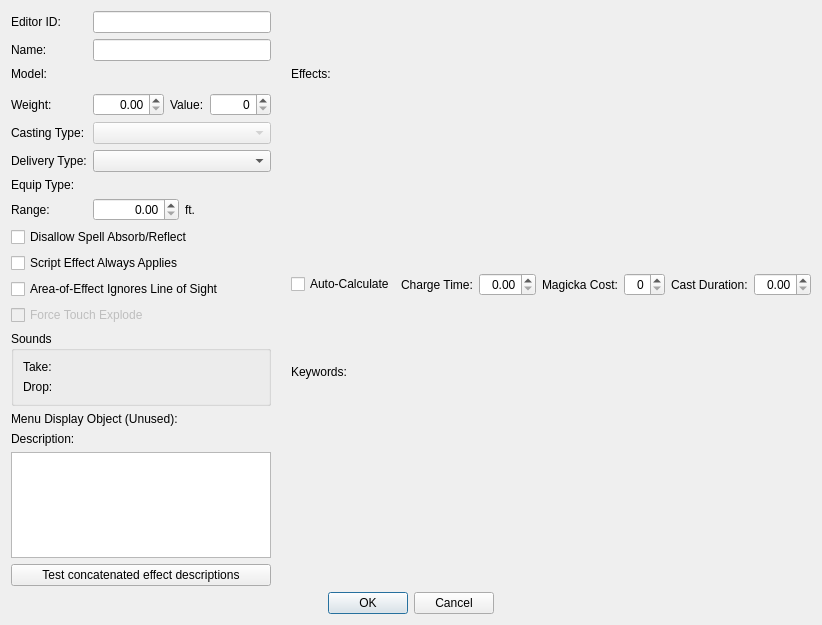
<?xml version="1.0" encoding="UTF-8"?>
<ui version="4.0">
 <class>FormDialogScroll</class>
 <widget class="QDialog" name="FormDialogScroll">
  <property name="geometry">
   <rect>
    <x>0</x>
    <y>0</y>
    <width>804</width>
    <height>625</height>
   </rect>
  </property>
  <property name="windowTitle">
   <string>Scroll</string>
  </property>
  <layout class="QGridLayout" name="gridLayout_2">
   <item row="1" column="2">
    <layout class="QVBoxLayout" name="keywordsLayout">
     <item>
      <widget class="QLabel" name="label_9">
       <property name="text">
        <string>Keywords:</string>
       </property>
       <property name="buddy">
        <cstring>keywords</cstring>
       </property>
      </widget>
     </item>
     <item>
      <widget class="DKFormListPane" name="keywords"/>
     </item>
    </layout>
   </item>
   <item row="2" column="0" colspan="3">
    <layout class="QHBoxLayout" name="buttonsLayout">
     <item>
      <spacer name="horizontalSpacer">
       <property name="orientation">
        <enum>Qt::Horizontal</enum>
       </property>
       <property name="sizeHint" stdset="0">
        <size>
         <width>40</width>
         <height>20</height>
        </size>
       </property>
      </spacer>
     </item>
     <item>
      <widget class="QPushButton" name="buttonOK">
       <property name="text">
        <string>OK</string>
       </property>
      </widget>
     </item>
     <item>
      <widget class="QPushButton" name="buttonCancel">
       <property name="text">
        <string>Cancel</string>
       </property>
      </widget>
     </item>
     <item>
      <spacer name="horizontalSpacer_2">
       <property name="orientation">
        <enum>Qt::Horizontal</enum>
       </property>
       <property name="sizeHint" stdset="0">
        <size>
         <width>40</width>
         <height>20</height>
        </size>
       </property>
      </spacer>
     </item>
    </layout>
   </item>
   <item row="0" column="2">
    <layout class="QVBoxLayout" name="effectsLayout">
     <item>
      <widget class="QLabel" name="label_16">
       <property name="text">
        <string>Effects:</string>
       </property>
       <property name="buddy">
        <cstring>effects</cstring>
       </property>
      </widget>
     </item>
     <item>
      <widget class="DKMagicEffectListWidget" name="effects"/>
     </item>
     <item>
      <layout class="QHBoxLayout" name="horizontalLayout">
       <item>
        <widget class="QCheckBox" name="flagAutoCalc">
         <property name="text">
          <string>Auto-Calculate</string>
         </property>
        </widget>
       </item>
       <item>
        <spacer name="horizontalSpacer_3">
         <property name="orientation">
          <enum>Qt::Horizontal</enum>
         </property>
         <property name="sizeHint" stdset="0">
          <size>
           <width>40</width>
           <height>20</height>
          </size>
         </property>
        </spacer>
       </item>
       <item>
        <widget class="QLabel" name="label_10">
         <property name="text">
          <string>Charge Time:</string>
         </property>
         <property name="buddy">
          <cstring>chargeTime</cstring>
         </property>
        </widget>
       </item>
       <item>
        <widget class="QDoubleSpinBox" name="chargeTime">
         <property name="alignment">
          <set>Qt::AlignRight|Qt::AlignTrailing|Qt::AlignVCenter</set>
         </property>
        </widget>
       </item>
       <item>
        <widget class="QLabel" name="label_11">
         <property name="text">
          <string>Magicka Cost:</string>
         </property>
         <property name="buddy">
          <cstring>cost</cstring>
         </property>
        </widget>
       </item>
       <item>
        <widget class="QSpinBox" name="cost">
         <property name="alignment">
          <set>Qt::AlignRight|Qt::AlignTrailing|Qt::AlignVCenter</set>
         </property>
        </widget>
       </item>
       <item>
        <widget class="QLabel" name="label_12">
         <property name="text">
          <string>Cast Duration:</string>
         </property>
         <property name="buddy">
          <cstring>castDuration</cstring>
         </property>
        </widget>
       </item>
       <item>
        <widget class="QDoubleSpinBox" name="castDuration">
         <property name="alignment">
          <set>Qt::AlignRight|Qt::AlignTrailing|Qt::AlignVCenter</set>
         </property>
        </widget>
       </item>
      </layout>
     </item>
    </layout>
   </item>
   <item row="0" column="1">
    <spacer name="horizontalSpacer_4">
     <property name="orientation">
      <enum>Qt::Horizontal</enum>
     </property>
     <property name="sizeType">
      <enum>QSizePolicy::Fixed</enum>
     </property>
     <property name="sizeHint" stdset="0">
      <size>
       <width>8</width>
       <height>20</height>
      </size>
     </property>
    </spacer>
   </item>
   <item row="0" column="0" rowspan="2">
    <layout class="QVBoxLayout" name="leftCol">
     <item>
      <layout class="QGridLayout" name="gridLayout">
       <item row="0" column="0">
        <widget class="QLabel" name="label">
         <property name="text">
          <string>Editor ID:</string>
         </property>
         <property name="buddy">
          <cstring>editorID</cstring>
         </property>
        </widget>
       </item>
       <item row="3" column="0" colspan="2">
        <widget class="DKFormDestructionDataButton" name="destructionData"/>
       </item>
       <item row="2" column="1">
        <widget class="DKFormNIFPicker" name="model"/>
       </item>
       <item row="7" column="0">
        <widget class="QLabel" name="label_5">
         <property name="text">
          <string>Equip Type:</string>
         </property>
         <property name="buddy">
          <cstring>equipType</cstring>
         </property>
        </widget>
       </item>
       <item row="5" column="0">
        <widget class="QLabel" name="label_3">
         <property name="text">
          <string>Casting Type:</string>
         </property>
         <property name="buddy">
          <cstring>casting</cstring>
         </property>
        </widget>
       </item>
       <item row="7" column="1">
        <widget class="DKFormPicker" name="equipType"/>
       </item>
       <item row="0" column="1">
        <widget class="QLineEdit" name="editorID"/>
       </item>
       <item row="6" column="0">
        <widget class="QLabel" name="label_4">
         <property name="text">
          <string>Delivery Type:</string>
         </property>
         <property name="buddy">
          <cstring>delivery</cstring>
         </property>
        </widget>
       </item>
       <item row="8" column="0">
        <widget class="QLabel" name="label_6">
         <property name="text">
          <string>Range:</string>
         </property>
         <property name="buddy">
          <cstring>range</cstring>
         </property>
        </widget>
       </item>
       <item row="8" column="1">
        <layout class="QHBoxLayout" name="horizontalLayout_3">
         <item>
          <widget class="QDoubleSpinBox" name="range">
           <property name="alignment">
            <set>Qt::AlignRight|Qt::AlignTrailing|Qt::AlignVCenter</set>
           </property>
          </widget>
         </item>
         <item>
          <widget class="QLabel" name="label_17">
           <property name="text">
            <string>ft.</string>
           </property>
          </widget>
         </item>
        </layout>
       </item>
       <item row="4" column="1">
        <layout class="QHBoxLayout" name="horizontalLayout_4">
         <item>
          <widget class="QDoubleSpinBox" name="weight">
           <property name="alignment">
            <set>Qt::AlignRight|Qt::AlignTrailing|Qt::AlignVCenter</set>
           </property>
           <property name="maximum">
            <double>1000.000000000000000</double>
           </property>
          </widget>
         </item>
         <item>
          <spacer name="horizontalSpacer_5">
           <property name="orientation">
            <enum>Qt::Horizontal</enum>
           </property>
           <property name="sizeHint" stdset="0">
            <size>
             <width>40</width>
             <height>20</height>
            </size>
           </property>
          </spacer>
         </item>
         <item>
          <widget class="QLabel" name="label_19">
           <property name="text">
            <string>Value:</string>
           </property>
           <property name="buddy">
            <cstring>value</cstring>
           </property>
          </widget>
         </item>
         <item>
          <widget class="QSpinBox" name="value">
           <property name="alignment">
            <set>Qt::AlignRight|Qt::AlignTrailing|Qt::AlignVCenter</set>
           </property>
           <property name="maximum">
            <number>10000</number>
           </property>
          </widget>
         </item>
        </layout>
       </item>
       <item row="1" column="1">
        <widget class="QLineEdit" name="name"/>
       </item>
       <item row="2" column="0">
        <widget class="QLabel" name="label_7">
         <property name="text">
          <string>Model:</string>
         </property>
         <property name="buddy">
          <cstring>model</cstring>
         </property>
        </widget>
       </item>
       <item row="5" column="1">
        <widget class="QComboBox" name="casting">
         <property name="enabled">
          <bool>false</bool>
         </property>
         <property name="whatsThis">
          <string>Scrolls can only use the Fire and Forget casting type.</string>
         </property>
        </widget>
       </item>
       <item row="4" column="0">
        <widget class="QLabel" name="label_18">
         <property name="text">
          <string>Weight:</string>
         </property>
         <property name="buddy">
          <cstring>weight</cstring>
         </property>
        </widget>
       </item>
       <item row="6" column="1">
        <widget class="QComboBox" name="delivery"/>
       </item>
       <item row="1" column="0">
        <widget class="QLabel" name="label_2">
         <property name="text">
          <string>Name:</string>
         </property>
         <property name="buddy">
          <cstring>name</cstring>
         </property>
        </widget>
       </item>
      </layout>
     </item>
     <item>
      <layout class="QVBoxLayout" name="flagsLayout">
       <item>
        <widget class="QCheckBox" name="flagNoAbsorbReflect">
         <property name="text">
          <string>Disallow Spell Absorb/Reflect</string>
         </property>
        </widget>
       </item>
       <item>
        <widget class="QCheckBox" name="flagScriptEffectAlwaysApplies">
         <property name="whatsThis">
          <string>Unused.</string>
         </property>
         <property name="text">
          <string>Script Effect Always Applies</string>
         </property>
        </widget>
       </item>
       <item>
        <widget class="QCheckBox" name="flagAOEIgnoresLOS">
         <property name="text">
          <string>Area-of-Effect Ignores Line of Sight</string>
         </property>
        </widget>
       </item>
       <item>
        <widget class="QCheckBox" name="flagForceTouchExplode">
         <property name="enabled">
          <bool>false</bool>
         </property>
         <property name="whatsThis">
          <string>Unused. This checkbox exists in the Creation Kit UI, but it's not actually hooked up to anything; the Creation Kit doesn't store it anywhere and doesn't remember whether you've clicked it.</string>
         </property>
         <property name="text">
          <string>Force Touch Explode</string>
         </property>
        </widget>
       </item>
      </layout>
     </item>
     <item>
      <widget class="QGroupBox" name="groupBox">
       <property name="title">
        <string>Sounds</string>
       </property>
       <layout class="QGridLayout" name="gridLayout_3">
        <item row="0" column="0">
         <widget class="QLabel" name="label_13">
          <property name="text">
           <string>Take:</string>
          </property>
          <property name="buddy">
           <cstring>soundTake</cstring>
          </property>
         </widget>
        </item>
        <item row="1" column="0">
         <widget class="QLabel" name="label_14">
          <property name="text">
           <string>Drop:</string>
          </property>
          <property name="buddy">
           <cstring>soundDrop</cstring>
          </property>
         </widget>
        </item>
        <item row="0" column="1">
         <widget class="DKFormPicker" name="soundTake"/>
        </item>
        <item row="1" column="1">
         <widget class="DKFormPicker" name="soundDrop"/>
        </item>
       </layout>
      </widget>
     </item>
     <item>
      <layout class="QGridLayout" name="gridLayout_4">
       <item row="0" column="0">
        <widget class="QLabel" name="label_15">
         <property name="text">
          <string>Menu Display Object (Unused):</string>
         </property>
         <property name="buddy">
          <cstring>menuDisplayObject</cstring>
         </property>
        </widget>
       </item>
       <item row="0" column="1">
        <widget class="DKFormPicker" name="menuDisplayObject">
         <property name="whatsThis">
          <string>This data is unused, and exists only because Spells (which use it) and Scrolls share code.</string>
         </property>
        </widget>
       </item>
      </layout>
     </item>
     <item>
      <layout class="QVBoxLayout" name="verticalLayout_2">
       <item>
        <widget class="QLabel" name="label_8">
         <property name="text">
          <string>Description:</string>
         </property>
         <property name="buddy">
          <cstring>description</cstring>
         </property>
        </widget>
       </item>
       <item>
        <widget class="QPlainTextEdit" name="description"/>
       </item>
       <item>
        <widget class="QPushButton" name="buttonTestAutoDesc">
         <property name="text">
          <string>Test concatenated effect descriptions</string>
         </property>
        </widget>
       </item>
      </layout>
     </item>
    </layout>
   </item>
  </layout>
 </widget>
 <customwidgets>
  <customwidget>
   <class>DKFormPicker</class>
   <extends>QWidget</extends>
   <header>widgets/DKFormPicker.h</header>
  </customwidget>
  <customwidget>
   <class>DKFormListPane</class>
   <extends>QWidget</extends>
   <header>widgets/DKFormListPane.h</header>
  </customwidget>
  <customwidget>
   <class>DKFormDestructionDataButton</class>
   <extends>QWidget</extends>
   <header>widgets/DKFormDestructionDataButton.h</header>
  </customwidget>
  <customwidget>
   <class>DKMagicEffectListWidget</class>
   <extends>QWidget</extends>
   <header>widgets/DKMagicEffectListWidget.h</header>
  </customwidget>
  <customwidget>
   <class>DKFormNIFPicker</class>
   <extends>QWidget</extends>
   <header>widgets/DKFormNIFPicker.h</header>
  </customwidget>
 </customwidgets>
 <tabstops>
  <tabstop>editorID</tabstop>
  <tabstop>name</tabstop>
  <tabstop>model</tabstop>
  <tabstop>destructionData</tabstop>
  <tabstop>weight</tabstop>
  <tabstop>value</tabstop>
  <tabstop>casting</tabstop>
  <tabstop>delivery</tabstop>
  <tabstop>equipType</tabstop>
  <tabstop>range</tabstop>
  <tabstop>flagNoAbsorbReflect</tabstop>
  <tabstop>flagScriptEffectAlwaysApplies</tabstop>
  <tabstop>flagAOEIgnoresLOS</tabstop>
  <tabstop>flagForceTouchExplode</tabstop>
  <tabstop>soundTake</tabstop>
  <tabstop>soundDrop</tabstop>
  <tabstop>menuDisplayObject</tabstop>
  <tabstop>description</tabstop>
  <tabstop>buttonTestAutoDesc</tabstop>
  <tabstop>effects</tabstop>
  <tabstop>flagAutoCalc</tabstop>
  <tabstop>chargeTime</tabstop>
  <tabstop>cost</tabstop>
  <tabstop>castDuration</tabstop>
  <tabstop>keywords</tabstop>
  <tabstop>buttonOK</tabstop>
  <tabstop>buttonCancel</tabstop>
 </tabstops>
 <resources/>
 <connections/>
</ui>
